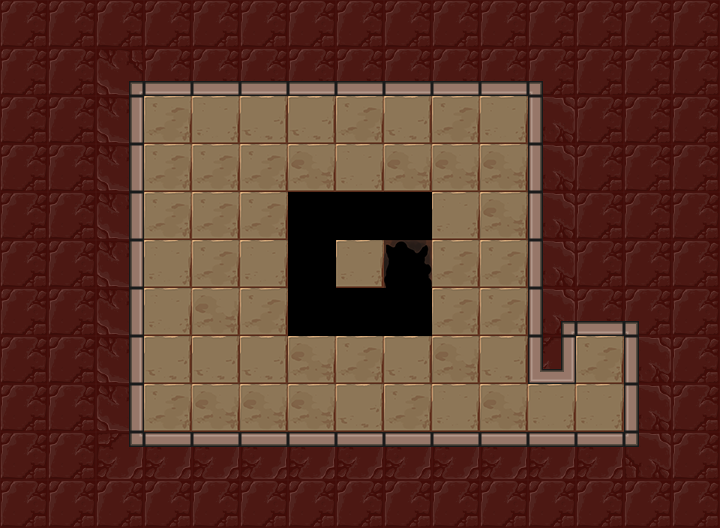

The image is a tile-based game level rendered from a .tmx file. Its description and source (layers, tilesets, objects; grid data summarised) follow:
An orthogonal 15x11 tile map with 48x48 px tiles, 3 tile layers (Floor, Holes, Walls), 7 tilesets and 12 objects (2x glassWall, mirror, lightSwitch, lightOrb, player_start, ...).

<map version="1.0" orientation="orthogonal" renderorder="right-down" width="15" height="11" tilewidth="48" tileheight="48" nextobjectid="134">
 <tileset firstgid="1" name="walls" tilewidth="48" tileheight="48" tilecount="42">
  <image source="../../images/kongregate_release/wall_sheet.png" width="336" height="288" />
 </tileset>
 <tileset firstgid="43" name="exit" tilewidth="48" tileheight="48" tilecount="12">
  <image source="../../images/kongregate_release/gate_sheet.png" width="192" height="144" />
 </tileset>
 <tileset firstgid="55" name="floors" tilewidth="48" tileheight="48" tilecount="4">
  <image source="../../images/kongregate_release/floor_sheet.png" width="192" height="48" />
 </tileset>
 <tileset firstgid="59" name="holes" tilewidth="48" tileheight="48" tilecount="24">
  <image source="../../images/kongregate_release/hole_sheet.png" width="288" height="192" />
 </tileset>
 <tileset firstgid="83" name="mirrors" tilewidth="48" tileheight="48" tilecount="4">
  <image source="../../images/kongregate_release/mirror_sheet.png" width="96" height="96" />
 </tileset>
 <tileset firstgid="87" name="orb_sheet" tilewidth="48" tileheight="48" tilecount="9">
  <image source="../../images/kongregate_release/orb_sheet.png" width="144" height="144" />
 </tileset>
 <tileset firstgid="96" name="glass_wall_sheet" tilewidth="48" tileheight="48" tilecount="42">
  <image source="../../images/kongregate_release/glass_wall_sheet.png" width="336" height="288" />
 </tileset>
 <layer name="Floor" width="15" height="11">
  <properties>
   <property name="tileset" value="floors" />
  </properties>
  <data>[165 cells, 51 non-empty, 4 distinct tile ids]</data>
 </layer>
 <layer name="Holes" width="15" height="11">
  <properties>
   <property name="tileset" value="holes" />
  </properties>
  <data>[165 cells, 1 non-empty, 1 distinct tile ids]</data>
 </layer>
 <layer name="Walls" width="15" height="11">
  <properties>
   <property name="tileset" value="walls" />
  </properties>
  <data>[165 cells, 106 non-empty, 11 distinct tile ids]</data>
 </layer>
 <objectgroup name="Objects" visible="0" />
 <objectgroup name="glasswall">
  <object id="122" type="glassWall" gid="96" x="288" y="240" width="48" height="48" />
  <object id="123" type="glassWall" gid="96" x="336" y="336" width="48" height="48" />
  <object id="124" gid="96" x="288" y="288" width="48" height="48" />
  <object id="125" gid="96" x="288" y="336" width="48" height="48" />
  <object id="126" gid="96" x="336" y="240" width="48" height="48" />
  <object id="127" gid="96" x="384" y="336" width="48" height="48" />
  <object id="128" gid="96" x="384" y="240" width="48" height="48" />
 </objectgroup>
 <objectgroup name="Mirrors">
  <object id="129" type="mirror" gid="1073741908" x="192" y="144" width="48" height="48">
   <properties>
    <property name="sides" value="1" />
   </properties>
  </object>
 </objectgroup>
 <objectgroup name="Light">
  <object id="130" type="lightSwitch" gid="87" x="480" y="144" width="48" height="48" />
  <object id="131" type="lightOrb" gid="91" x="144" y="336" width="48" height="48">
   <properties>
    <property name="direction" value="16" />
   </properties>
  </object>
 </objectgroup>
 <objectgroup color="#141ba4" name="player_start">
  <object id="132" type="player_start" x="336" y="240" width="48" height="48">
   <properties>
    <property name="direction_facing" value="16" />
    <property name="initial_zoom" value="0.7" />
   </properties>
  </object>
 </objectgroup>
 <objectgroup color="#71a400" name="Exit">
  <object id="133" type="exit" gid="43" x="576" y="384" width="48" height="48" />
 </objectgroup>
</map>
